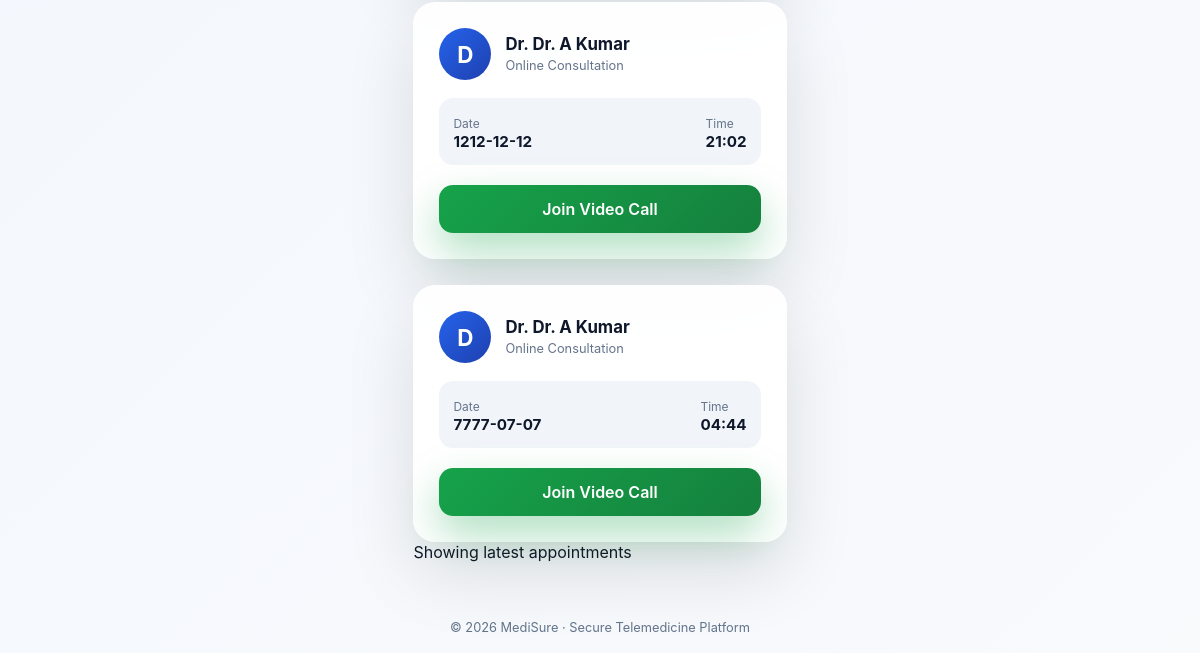
/my-appointments (signed in, lower part), run on an earlier commit of the app's database.
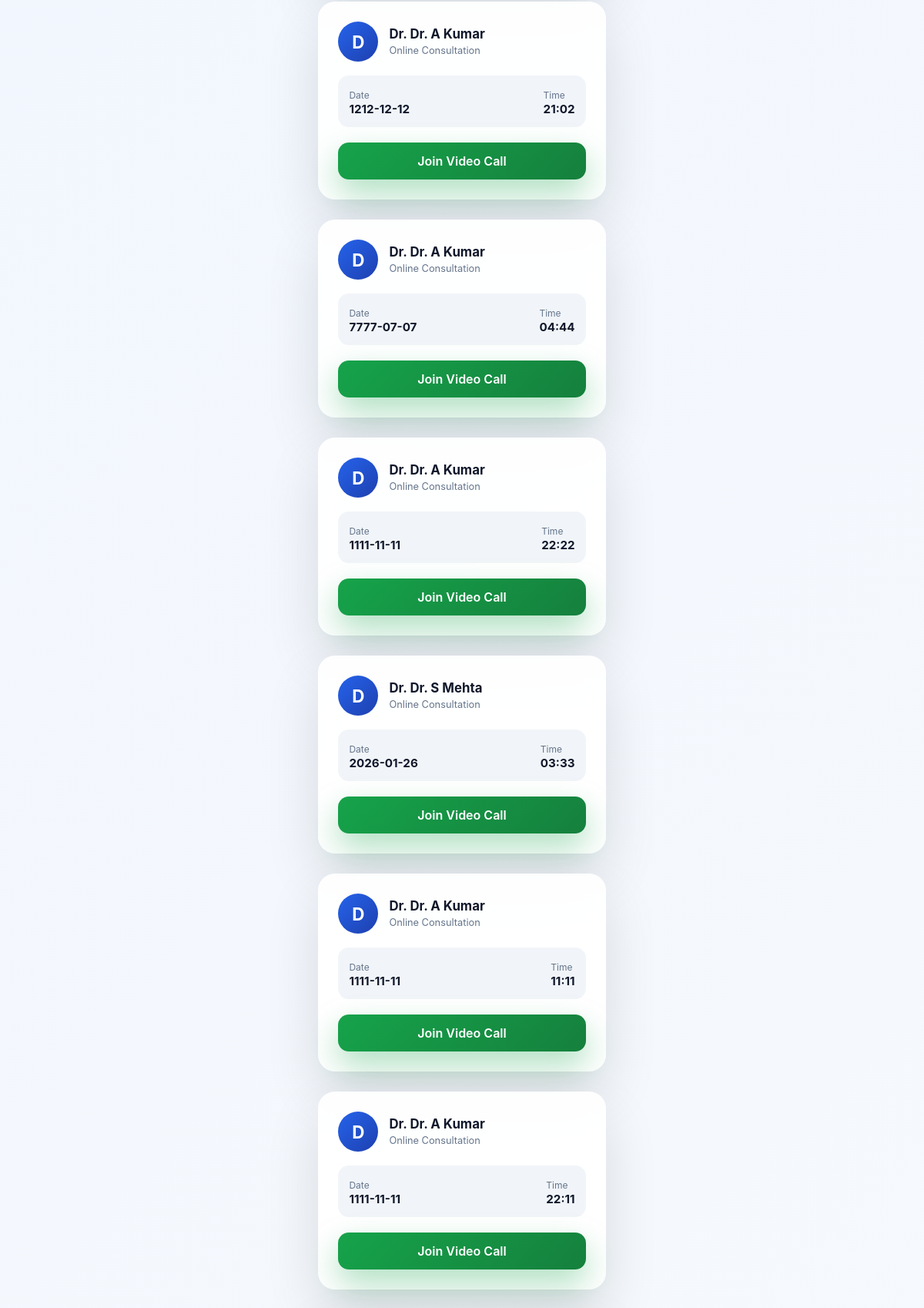
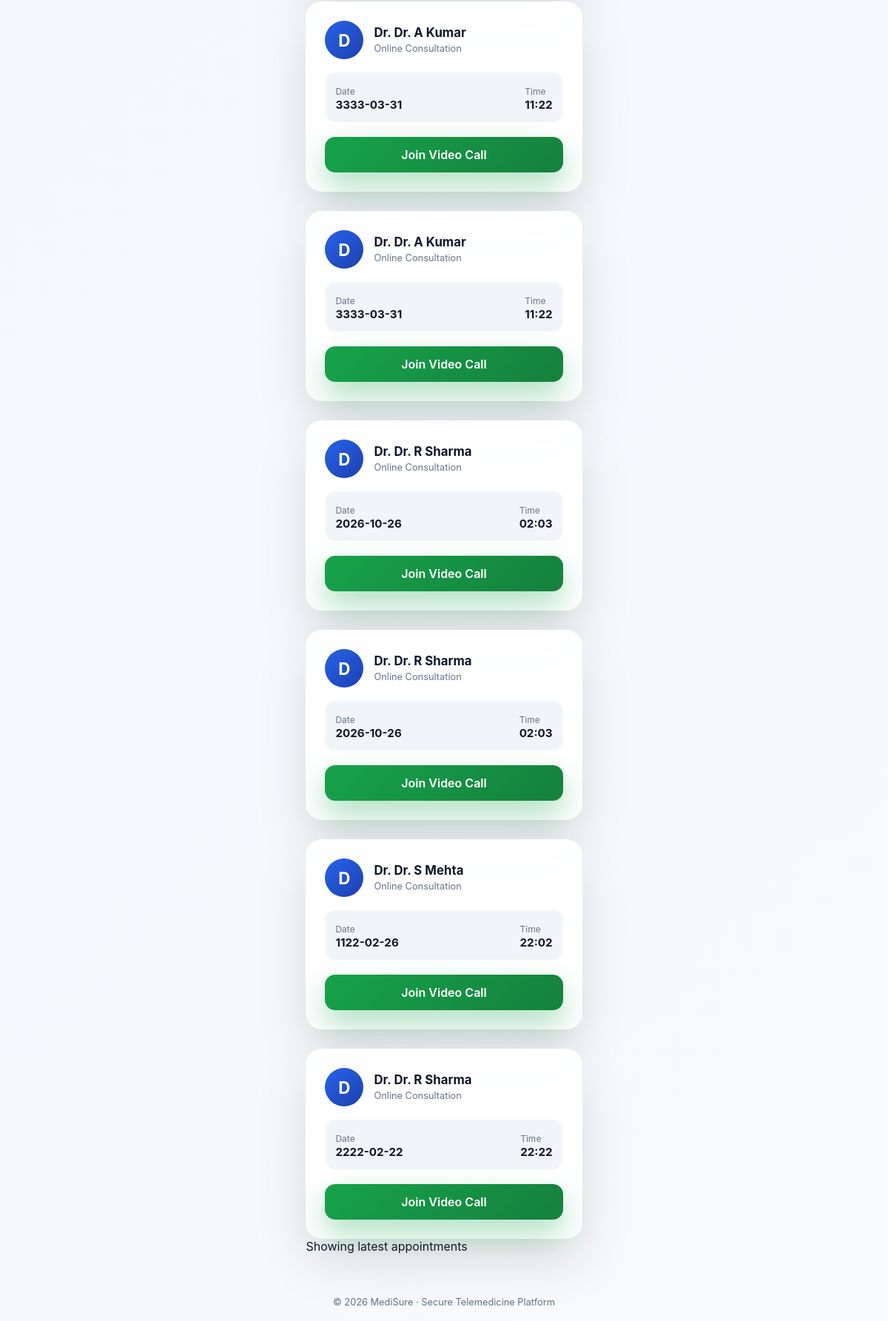
And on a later commit of the database (2 pictures, top to bottom).
### tables this page shows
CREATE TABLE appointments (
    id INTEGER PRIMARY KEY AUTOINCREMENT,
    user_id INTEGER NOT NULL,
    doctor_id INTEGER NOT NULL,
    appointment_date TEXT NOT NULL,
    appointment_time TEXT NOT NULL,
    status TEXT DEFAULT 'Booked'
, zoom_link TEXT);

CREATE TABLE doctors (
    id INTEGER PRIMARY KEY AUTOINCREMENT,
    name TEXT NOT NULL,
    specialization TEXT NOT NULL,
    email TEXT NOT NULL
);

### app.py (the view)
@app.route("/my-appointments")
def my_appointments():
    if "user_id" not in session:
        return redirect("/login")
    conn = sqlite3.connect("database.db")
    cur = conn.cursor()
    cur.execute("""
        SELECT
            d.name,
            a.appointment_date,
            a.appointment_time,
            a.zoom_link
        FROM appointments a
        JOIN doctors d ON a.doctor_id = d.id
        WHERE a.user_id = ?
    """, (session["user_id"],))
    appointments = cur.fetchall()
    conn.close()
    appointments = appointments[5:]
    return render_template(
        "my_appointments.html",
        appointments=appointments
    )

### templates/my_appointments.html (shortened to what this page needs)
<!DOCTYPE html>
<html lang="en">
<head>
    <link rel="stylesheet" href="/static/my_appointments.css">
</head>
<body>
<main class="main">
    {% if appointments %}
    <div class="appointments-grid">
        {% for appointment in appointments %}
        <div class="appointment-card">
            <div class="doctor-section">
                <div class="avatar">
                    {{ appointment[0][0] }}
                </div>
                <div>
                    <h3>Dr. {{ appointment[0] }}</h3>
                    <span class="speciality">Online Consultation</span>
                </div>
            </div>
            <div class="details">
                <div>
                    <span>Date</span>
                    <strong>{{ appointment[1] }}</strong>
                </div>
                <div>
                    <span>Time</span>
                    <strong>{{ appointment[2] }}</strong>
                </div>
            </div>
            <div class="actions">
                <a href="{{ appointment[3] }}" target="_blank" class="join-btn">
                    Join Video Call
                </a>
            </div>
        </div>
        {% endfor %}
    </div>
    {% if appointments|length > 5 %}
        <p class="note">Showing latest appointments</p>
    {% endif %}
    {% else %}
        <div class="empty-state">
            <h3>No Appointments Found</h3>
            <p>You currently have no scheduled consultations.</p>
            <a href="/consult-doctor" class="book-btn">Book Appointment</a>
        </div>
    {% endif %}
</main>
<footer class="footer">
    © 2026 MediSure · Secure Telemedicine Platform
</footer>
</body>
</html>

### static/my_appointments.css (style rules this page uses)
* { margin: 0; padding: 0; box-sizing: border-box; font-family: "Inter", "Segoe UI", sans-serif; }
body { background: linear-gradient(135deg, #eef4ff, #f8fafc); color: #0f172a; min-height: 100vh; display: flex; flex-direction: column; }
.main { flex: 1; padding: 40px 20px; max-width: 1200px; margin: auto; }
.appointments-grid { display: grid; grid-template-columns: repeat(auto-fit, minmax(300px, 1fr)); gap: 26px; }
.appointment-card { background: rgba(255,255,255,0.92); backdrop-filter: blur(12px); border-radius: 22px; padding: 26px; box-shadow: 0 30px 70px rgba(0,0,0,0.12); transition: transform 0.25s ease; }
.doctor-section { display: flex; align-items: center; margin-bottom: 18px; }
.avatar { width: 52px; height: 52px; border-radius: 50%; background: linear-gradient(135deg, #2563eb, #1e40af); color: white; font-size: 1.4rem; font-weight: 700; display: flex; align-items: center; justify-content: center; margin-right: 14px; }
.doctor-section h3 { font-size: 1.05rem; }
.speciality { font-size: 0.8rem; color: #64748b; }
.details { display: flex; justify-content: space-between; background: #f1f5f9; padding: 14px; border-radius: 14px; margin-bottom: 20px; }
.details span { font-size: 0.75rem; color: #64748b; }
.details strong { display: block; font-size: 0.95rem; }
.join-btn { display: block; width: 100%; text-align: center; padding: 14px; background: linear-gradient(135deg, #16a34a, #15803d); color: white; border-radius: 14px; text-decoration: none; font-weight: 600; box-shadow: 0 18px 40px rgba(22,163,74,0.35); }
.footer { text-align: center; padding: 18px; font-size: 0.8rem; color: #64748b; }

What changed in the data, as far as the page shows it:
added appointments: name "D", name "Dr. A Kumar", appointment_date "1111-11-11", appointment_time "22:22"
added appointments: name "D", name "Dr. S Mehta", appointment_date "2026-01-26", appointment_time "03:33"
added appointments: name "D", name "Dr. A Kumar", appointment_date "1111-11-11", appointment_time "11:11"
added appointments: name "D", name "Dr. A Kumar", appointment_date "1111-11-11", appointment_time "22:11"
added appointments: name "D", name "Dr. A Kumar", appointment_date "3333-03-31", appointment_time "11:22"
added appointments: name "D", name "Dr. A Kumar", appointment_date "3333-03-31", appointment_time "11:22"
added appointments: name "D", name "Dr. R Sharma", appointment_date "2026-10-26", appointment_time "02:03"
added appointments: name "D", name "Dr. R Sharma", appointment_date "2026-10-26", appointment_time "02:03"
added appointments: name "D", name "Dr. S Mehta", appointment_date "1122-02-26", appointment_time "22:02"
added appointments: name "D", name "Dr. R Sharma", appointment_date "2222-02-22", appointment_time "22:22"
